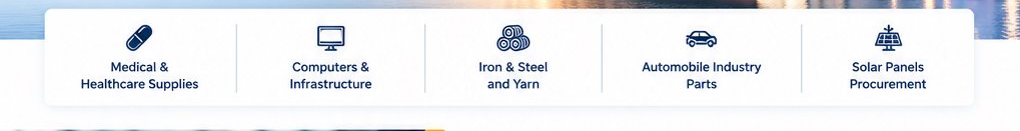
#> input picture scratch/services_bar_crop.png, 1020 x 131 px, found by its file name
$ python crop_service_items.py
#> lines starting #> are read from the running program, lines starting #| are printed output that depends on the picture
from PIL import Image

bar = Image.open("scratch/services_bar_crop.png")
#> bar is the input picture: PIL image 1020x131 RGB; mean R, G, B 237, 239, 242.3
w, h = bar.size
#> w = 1020; h = 131

# The 5 items are spaced across w (approx w/5 each)
item_w = w / 5
#> item_w = 204
for i in range(5):
    x1 = int(i * item_w)
    x2 = int((i + 1) * item_w)
    item_crop = bar.crop((x1, 0, x2, h))
    item_crop.save(f"scratch/service_item_{i+1}.png")
    print(f"Saved service_item_{i+1}.png")
#> this loop made 5 passes
#> pass 1, `item_crop = bar.crop((x1, 0, x2, h))`:
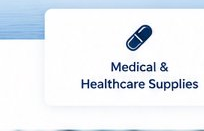
#> item_crop: PIL image 204x131 RGB; mean R, G, B 234.3, 239.3, 244.7
#> pass 2, `item_crop = bar.crop((x1, 0, x2, h))`:
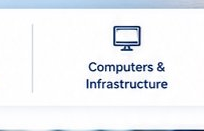
#> item_crop: PIL image 204x131 RGB; mean R, G, B 238.9, 241.8, 245.4
#> pass 3, `item_crop = bar.crop((x1, 0, x2, h))`:
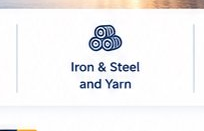
#> item_crop: PIL image 204x131 RGB; mean R, G, B 242.7, 241.8, 242.2
#> after the loop:
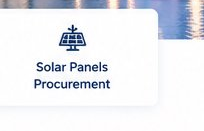
#> item_crop: PIL image 204x131 RGB; mean R, G, B 233.5, 235.6, 240.6
